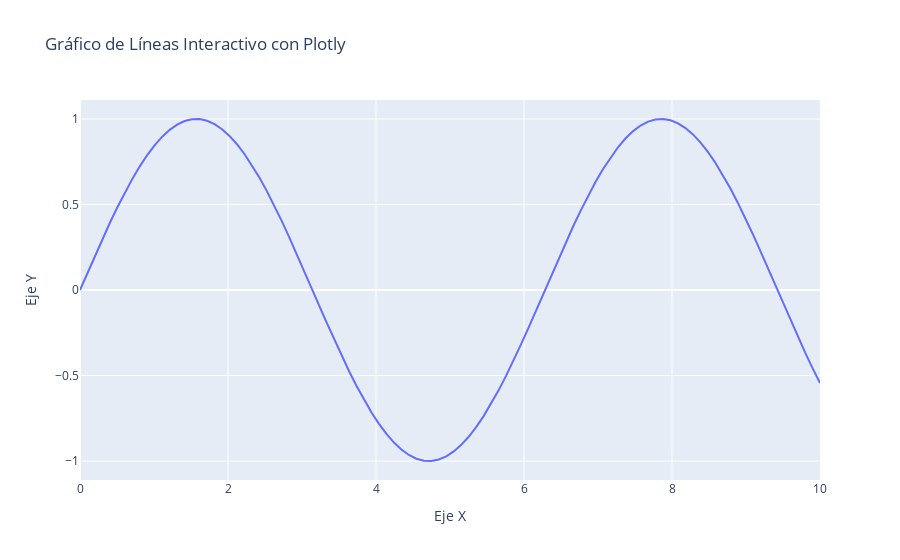

Source (notebook cell):
### Code cell
# Ejemplo de Gráfico Interactivo con Plotly

x = np.linspace(0, 10, 100)
y = np.sin(x)
fig = go.Figure()
fig.add_trace(go.Scatter(x=x, y=y, mode='lines', name='sin(x)'))
fig.update_layout(title='Gráfico de Líneas Interactivo con Plotly',
                  xaxis_title='Eje X',
                  yaxis_title='Eje Y')
fig.show()
